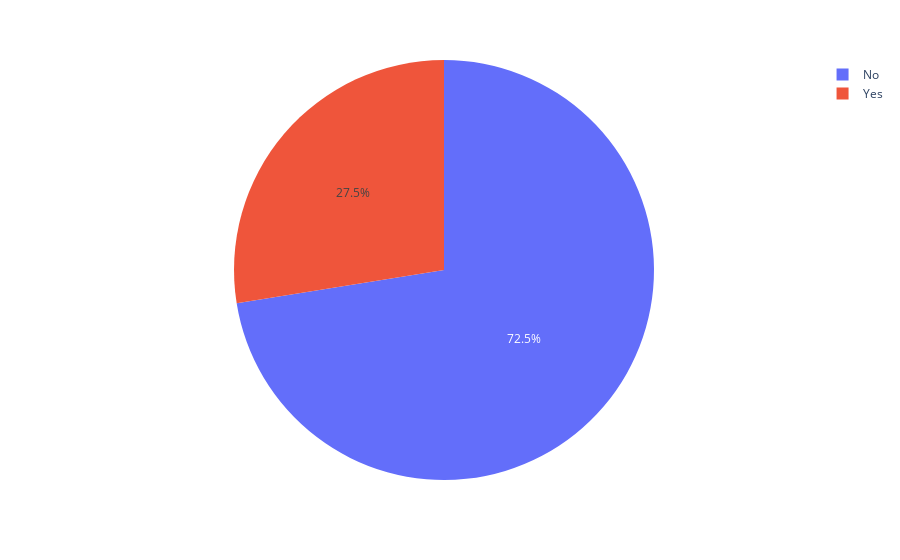

Write notebook code for a chart like this one.
### Code cell
fig = px.pie(period1.groupby('Churn')['UserID'].nunique().reset_index(), 
             values='UserID', 
             names='Churn')
fig.show()

### Figure 1 — Plotly figure (JSON) as saved in the notebook; plotly's stock layout.template omitted (floating-point values rounded to 4 significant figures)
{"data": [{"domain": {"x": [0, 1], "y": [0, 1]}, "hovertemplate": "Churn=%{label}<br>UserID=%{value}<extra></extra>", "labels": ["No", "Yes"], "legendgroup": "", "name": "", "showlegend": true, "type": "pie", "values": [1637, 622]}], "layout": {"legend": {"tracegroupgap": 0}, "margin": {"t": 60}}}
